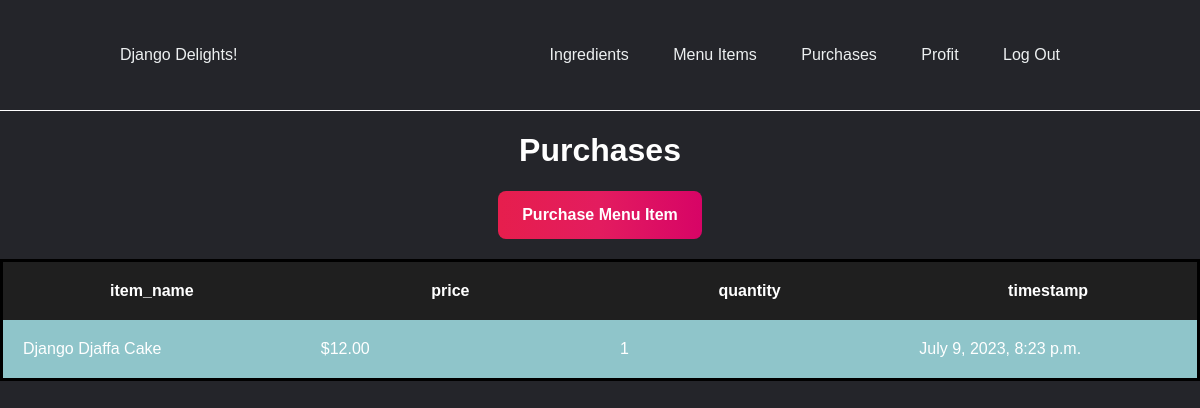
Before: /purchases/ (signed in) with the older database file.
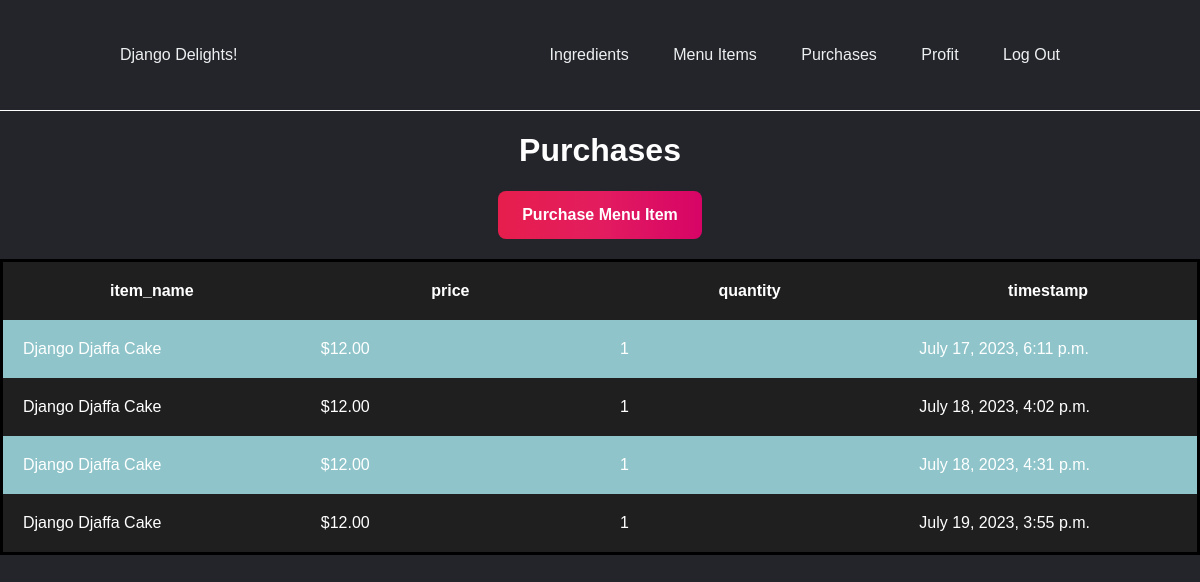
After: the same page with the newer database file.
### inventory/models.py (models this page shows, shortened)
class Purchase(models.Model):
    menu_item = models.ForeignKey(MenuItem, on_delete=models.CASCADE)
    purchase_time = models.DateTimeField(auto_now_add=True, blank=True)
    quantity = models.IntegerField(default=1)

class MenuItem(models.Model):
    item_name = models.CharField(max_length=25)
    price = models.FloatField()
    is_available = models.BooleanField(default=True)

### inventory/views.py (the view)
# urls.py: path("purchases/", views.purchases, name="purchases"),
@login_required
def purchases(request):
    purchases = Purchase.objects.all()
    for purchase in range(len(purchases)):
        purchases[purchase].menu_item.price = '${:,.2f}'.format(purchases[purchase].menu_item.price)
    context = {'purchases': purchases}
    return render(request, 'inventory/purchases_list.html', context)

### inventory/templates/inventory/purchases_list.html (shortened to what this page needs)
{% extends 'inventory/base.html' %}
{% load static %}
{% block head %}
<link rel="stylesheet" type="text/css" href="{% static 'inventory/table.css' %}">
<link rel="stylesheet" type="text/css" href="{% static 'inventory/home.css' %}">
{% endblock %}
{% block content %}
<div class="purchases">
    <div class="title">
        <h1 class="purchases-title">Purchases</h1>
        <h2><a class="submit" href="{% url 'purchase_menu_item'%}">Purchase Menu Item</a></h2>
    </div>
    <table>
        <tr>
            <th>item_name</th>
            <th>price</th>
            <th>quantity</th>
            <th>timestamp</th>
        </tr>
        {% for purchase in purchases %}
            <tr>
                <td>{{purchase.menu_item.item_name}}</td>
                <td>{{purchase.menu_item.price}}</td>
                <td>{{purchase.quantity}}</td>
                <td>{{purchase.purchase_time}}</td>
            </tr>
        {%endfor%}
    </table>
    </div>
{% endblock %}

### inventory/templates/inventory/base.html (shortened to what this page needs)
{% load static %}
<!DOCTYPE html>
<html lang="en">
<head>
    <link rel="stylesheet" type="text/css" href="{% static 'inventory/base.css' %}">
    {% block head %}
    {% endblock %}
</head>
<body>
    {% include 'inventory/navbar.html' %}
    {% block content %}
    {% endblock %}
</body>
</html>

### inventory/templates/inventory/navbar.html
{% load static %}
{% block head %}
<link rel="stylesheet" type="text/css" href="{% static 'inventory/navbar.css' %}">
{% endblock %}
<header>
    <a href="{% url 'home' %}">Django Delights!</a>
    <nav>
        <ul class="nav__links">
             <li><a href="{% url 'ingredients' %}">Ingredients</a></li>
             <li><a href="{% url 'menu_items' %}">Menu Items</a></li>
             <li><a href="{% url 'purchases' %}">Purchases</a></li>
             <li><a href="{% url 'profit' %}">Profit</a></li>
             <li><a href="{% url 'logout' %}">Log Out</a></li>
        </ul>
    </nav>
</header>

### inventory/static/inventory/base.css (style rules this page uses)
html { font-family: 'Trebuchet MS', 'Lucida Sans Unicode', 'Lucida Grande', 'Lucida Sans', Arial, sans-serif; background: #24252a; color: white; margin: 0; box-sizing: border-box; padding: 0; background-color: #24252a; }
body { margin: 0; }
.title { text-align: center; }

### inventory/static/inventory/table.css (style rules this page uses)
table { table-layout: fixed; width: 100%; border-collapse: collapse; border: 3px solid black; border-radius: 14px; }
th, td { padding: 20px; }
tbody tr:nth-child(odd) { background-color: #1f1f1f; border-radius: 4px; }
tbody tr:nth-child(even) { background-color: #8fc5ca; }
tbody tr { background-image: url(noise.png); }
table { background-color: #ff33cc; }

### inventory/static/inventory/home.css (style rules this page uses)
.submit { display: inline-block; outline: none; cursor: pointer; font-size: 16px; line-height: 20px; font-weight: 600; border-radius: 8px; padding: 14px 24px; border: none; transition: box-shadow 0.2s ease 0s, -ms-transform 0.1s ease 0s, -webkit-transform 0.1s ease 0s, transform 0.1s ease 0s; background: linear-gradient(to right, rgb(230, 30, 77) 0%, rgb(227, 28, 95) 50%, rgb(215, 4, 102) 100%); color: #fff; }

### inventory/static/inventory/navbar.css (style rules this page uses)
li, a { font-weight: 500; font-size: 16px; color: #edf0f1; text-decoration: none; }
header { display: flex; justify-content: space-between; align-items: center; padding: 30px 10%; border-bottom: 1px solid white; }
.nav__links { list-style: none; }
.nav__links li { display: inline-block; padding: 0px 20px; }
.nav__links li a { transition: all 0.3 ease 0s; }

Changed rows visible on the page:
changed Purchase: purchase_time "July 9, 2023, 8:23 p.m." → "July 17, 2023, 6:11 p.m."
added Purchase: menu_item.item_name "Django Djaffa Cake", menu_item.price "$12.00", quantity "1", purchase_time "July 18, 2023, 4:02 p.m."
added Purchase: menu_item.item_name "Django Djaffa Cake", menu_item.price "$12.00", quantity "1", purchase_time "July 18, 2023, 4:31 p.m."
added Purchase: menu_item.item_name "Django Djaffa Cake", menu_item.price "$12.00", quantity "1", purchase_time "July 19, 2023, 3:55 p.m."
